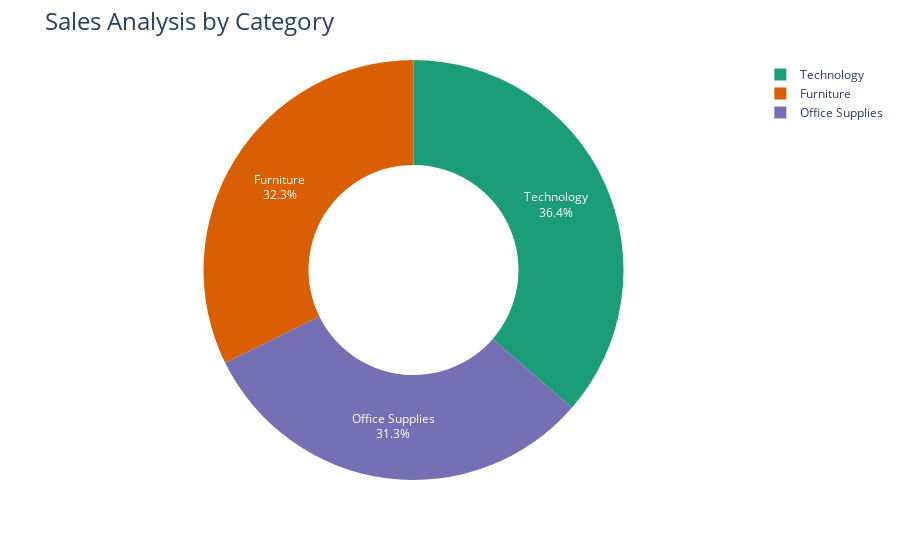

This figure's notebook cell:
### Code cell
sales_by_category = data.groupby('Category')['Sales'].sum().reset_index()

fig = px.pie(
    sales_by_category, 
    values='Sales', 
    names='Category', 
    hole=0.5, 
    color_discrete_sequence=px.colors.qualitative.Dark2  
)

fig.update_traces(textposition='inside', textinfo='percent+label')
fig.update_layout(
    title_text='Sales Analysis by Category', 
    title_font=dict(size=24)
)

fig.show()

### Figure 1 — Plotly figure (JSON) as saved in the notebook; plotly's stock layout.template omitted (floating-point values rounded to 4 significant figures)
{"data": [{"domain": {"x": [0, 1], "y": [0, 1]}, "hole": 0.5, "hovertemplate": "Category=%{label}<br>Sales=%{value}<extra></extra>", "labels": ["Furniture", "Office Supplies", "Technology"], "legendgroup": "", "name": "", "showlegend": true, "textinfo": "percent+label", "textposition": "inside", "type": "pie", "values": [742000.0, 719000.0, 836200.0]}], "layout": {"autosize": true, "legend": {"tracegroupgap": 0}, "margin": {"t": 60}, "piecolorway": ["rgb(27,158,119)", "rgb(217,95,2)", "rgb(117,112,179)", "rgb(231,41,138)", "rgb(102,166,30)", "rgb(230,171,2)", "rgb(166,118,29)", "rgb(102,102,102)"], "title": {"font": {"size": 24}, "text": "Sales Analysis by Category"}}}
